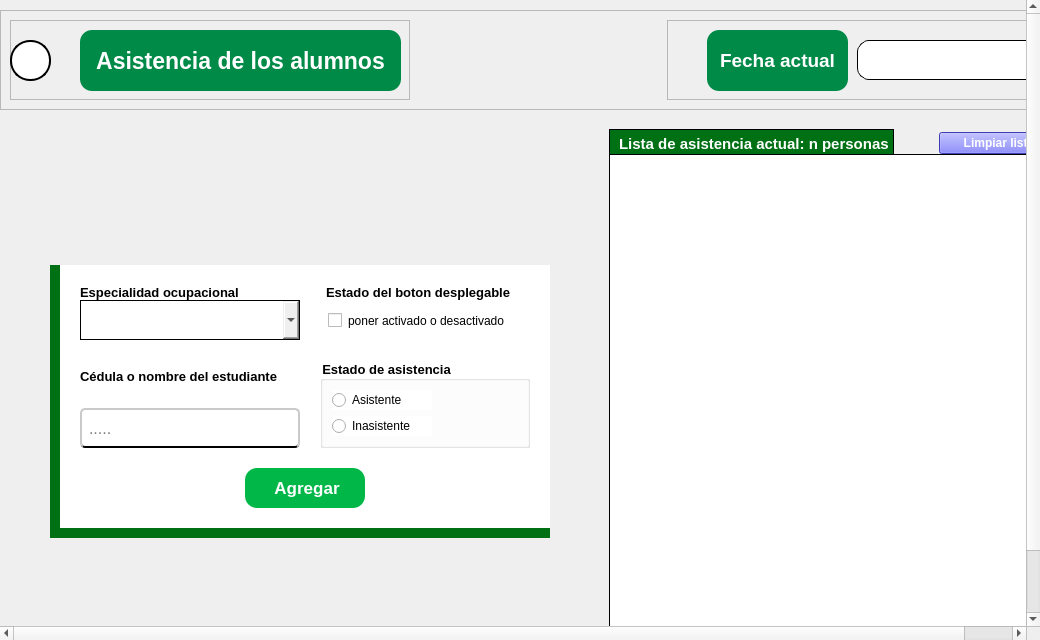
<?xml version="1.0" encoding="UTF-8"?>
<ui version="4.0">
 <class>PantallaAsistenciaAlumnos</class>
 <widget class="QWidget" name="PantallaAsistenciaAlumnos">
  <property name="geometry">
   <rect>
    <x>0</x>
    <y>0</y>
    <width>1040</width>
    <height>640</height>
   </rect>
  </property>
  <property name="windowTitle">
   <string>Form</string>
  </property>
  <layout class="QVBoxLayout" name="verticalLayout">
   <property name="spacing">
    <number>0</number>
   </property>
   <property name="leftMargin">
    <number>0</number>
   </property>
   <property name="topMargin">
    <number>0</number>
   </property>
   <property name="rightMargin">
    <number>0</number>
   </property>
   <property name="bottomMargin">
    <number>0</number>
   </property>
   <item>
    <widget class="QScrollArea" name="area_de_scroll">
     <property name="styleSheet">
      <string notr="true"/>
     </property>
     <property name="frameShape">
      <enum>QFrame::NoFrame</enum>
     </property>
     <property name="verticalScrollBarPolicy">
      <enum>Qt::ScrollBarAlwaysOn</enum>
     </property>
     <property name="widgetResizable">
      <bool>true</bool>
     </property>
     <widget class="QWidget" name="scrollAreaWidgetContents_2">
      <property name="geometry">
       <rect>
        <x>0</x>
        <y>0</y>
        <width>1079</width>
        <height>700</height>
       </rect>
      </property>
      <layout class="QVBoxLayout" name="verticalLayout_4">
       <property name="spacing">
        <number>0</number>
       </property>
       <property name="leftMargin">
        <number>0</number>
       </property>
       <property name="topMargin">
        <number>0</number>
       </property>
       <property name="rightMargin">
        <number>0</number>
       </property>
       <property name="bottomMargin">
        <number>0</number>
       </property>
       <item>
        <widget class="QFrame" name="espacio_principal">
         <property name="styleSheet">
          <string notr="true">QFrame{

	
    background: qlineargradient(
        x1:0, y1:0, x2:1, y2:1,
        stop:0 #3fea87, stop:1 #00770e)
   
}</string>
         </property>
         <property name="frameShape">
          <enum>QFrame::NoFrame</enum>
         </property>
         <property name="frameShadow">
          <enum>QFrame::Raised</enum>
         </property>
         <layout class="QVBoxLayout" name="verticalLayout_5">
          <property name="leftMargin">
           <number>0</number>
          </property>
          <property name="topMargin">
           <number>0</number>
          </property>
          <property name="rightMargin">
           <number>0</number>
          </property>
          <property name="bottomMargin">
           <number>0</number>
          </property>
          <item>
           <widget class="QFrame" name="espacio_superior">
            <property name="sizePolicy">
             <sizepolicy hsizetype="Preferred" vsizetype="Preferred">
              <horstretch>0</horstretch>
              <verstretch>0</verstretch>
             </sizepolicy>
            </property>
            <property name="minimumSize">
             <size>
              <width>500</width>
              <height>100</height>
             </size>
            </property>
            <property name="maximumSize">
             <size>
              <width>16777214</width>
              <height>80</height>
             </size>
            </property>
            <property name="styleSheet">
             <string notr="true">background:none ; </string>
            </property>
            <property name="frameShape">
             <enum>QFrame::StyledPanel</enum>
            </property>
            <property name="frameShadow">
             <enum>QFrame::Raised</enum>
            </property>
            <layout class="QHBoxLayout" name="horizontalLayout">
             <item>
              <widget class="QFrame" name="espacio_a">
               <property name="minimumSize">
                <size>
                 <width>400</width>
                 <height>0</height>
                </size>
               </property>
               <property name="styleSheet">
                <string notr="true">background:none ; </string>
               </property>
               <property name="frameShape">
                <enum>QFrame::StyledPanel</enum>
               </property>
               <property name="frameShadow">
                <enum>QFrame::Raised</enum>
               </property>
               <widget class="QPushButton" name="boton_de_regreso">
                <property name="geometry">
                 <rect>
                  <x>0</x>
                  <y>20</y>
                  <width>41</width>
                  <height>41</height>
                 </rect>
                </property>
                <property name="cursor">
                 <cursorShape>PointingHandCursor</cursorShape>
                </property>
                <property name="styleSheet">
                 <string notr="true">QPushButton{

	background-color: rgb(255, 255, 255);
	border-radius: 20px ;
	border:2px solid;

}

QPushButton:hover{

	background-color: rgb(199, 199, 199)
}</string>
                </property>
                <property name="text">
                 <string/>
                </property>
                <property name="icon">
                 <iconset>
                  <normaloff>../recursos_de_imagenes/iconos_de_interfaz/flecha_izquierda_2.png</normaloff>../recursos_de_imagenes/iconos_de_interfaz/flecha_izquierda_2.png</iconset>
                </property>
                <property name="iconSize">
                 <size>
                  <width>30</width>
                  <height>30</height>
                 </size>
                </property>
               </widget>
               <widget class="QLabel" name="label_control_de_llegada">
                <property name="geometry">
                 <rect>
                  <x>70</x>
                  <y>10</y>
                  <width>321</width>
                  <height>61</height>
                 </rect>
                </property>
                <property name="font">
                 <font>
                  <family>Arial</family>
                  <pointsize>17</pointsize>
                  <weight>75</weight>
                  <bold>true</bold>
                 </font>
                </property>
                <property name="styleSheet">
                 <string notr="true">QLabel{
	
	background-color: rgb(0, 138, 71);
	
	color: rgb(255, 255, 255);
	border-radius:12px;

}</string>
                </property>
                <property name="text">
                 <string>Asistencia de los alumnos</string>
                </property>
                <property name="alignment">
                 <set>Qt::AlignCenter</set>
                </property>
               </widget>
              </widget>
             </item>
             <item>
              <spacer name="horizontalSpacer">
               <property name="orientation">
                <enum>Qt::Horizontal</enum>
               </property>
               <property name="sizeHint" stdset="0">
                <size>
                 <width>285</width>
                 <height>20</height>
                </size>
               </property>
              </spacer>
             </item>
             <item>
              <widget class="QFrame" name="espacio_b">
               <property name="minimumSize">
                <size>
                 <width>400</width>
                 <height>0</height>
                </size>
               </property>
               <property name="styleSheet">
                <string notr="true">background:none ; </string>
               </property>
               <property name="frameShape">
                <enum>QFrame::StyledPanel</enum>
               </property>
               <property name="frameShadow">
                <enum>QFrame::Raised</enum>
               </property>
               <widget class="QLabel" name="label_fecha_actual">
                <property name="geometry">
                 <rect>
                  <x>40</x>
                  <y>10</y>
                  <width>141</width>
                  <height>61</height>
                 </rect>
                </property>
                <property name="minimumSize">
                 <size>
                  <width>0</width>
                  <height>0</height>
                 </size>
                </property>
                <property name="font">
                 <font>
                  <family>Arial</family>
                  <pointsize>14</pointsize>
                  <weight>75</weight>
                  <bold>true</bold>
                 </font>
                </property>
                <property name="styleSheet">
                 <string notr="true">QLabel{
	
	background-color: rgb(0, 138, 71);
	
	color: rgb(255, 255, 255);
	border-radius:12px;

}</string>
                </property>
                <property name="text">
                 <string>Fecha actual</string>
                </property>
                <property name="alignment">
                 <set>Qt::AlignCenter</set>
                </property>
               </widget>
               <widget class="QLabel" name="label_mostrar_fecha">
                <property name="geometry">
                 <rect>
                  <x>190</x>
                  <y>20</y>
                  <width>201</width>
                  <height>40</height>
                 </rect>
                </property>
                <property name="sizePolicy">
                 <sizepolicy hsizetype="Preferred" vsizetype="Preferred">
                  <horstretch>0</horstretch>
                  <verstretch>0</verstretch>
                 </sizepolicy>
                </property>
                <property name="minimumSize">
                 <size>
                  <width>0</width>
                  <height>40</height>
                 </size>
                </property>
                <property name="maximumSize">
                 <size>
                  <width>16777215</width>
                  <height>50</height>
                 </size>
                </property>
                <property name="font">
                 <font>
                  <family>Arial</family>
                  <pointsize>17</pointsize>
                  <weight>75</weight>
                  <bold>true</bold>
                 </font>
                </property>
                <property name="styleSheet">
                 <string notr="true">QLabel{
	
	background-color: white;
	
	border-radius:12px;
	border:1px solid black;

}</string>
                </property>
                <property name="text">
                 <string/>
                </property>
                <property name="alignment">
                 <set>Qt::AlignCenter</set>
                </property>
               </widget>
              </widget>
             </item>
            </layout>
           </widget>
          </item>
          <item alignment="Qt::AlignHCenter">
           <widget class="QFrame" name="espacio_para_tabla_empleados">
            <property name="sizePolicy">
             <sizepolicy hsizetype="Preferred" vsizetype="Preferred">
              <horstretch>0</horstretch>
              <verstretch>0</verstretch>
             </sizepolicy>
            </property>
            <property name="styleSheet">
             <string notr="true">background:none ; </string>
            </property>
            <property name="frameShape">
             <enum>QFrame::NoFrame</enum>
            </property>
            <property name="frameShadow">
             <enum>QFrame::Raised</enum>
            </property>
            <layout class="QHBoxLayout" name="horizontalLayout_2">
             <property name="spacing">
              <number>50</number>
             </property>
             <property name="leftMargin">
              <number>50</number>
             </property>
             <item alignment="Qt::AlignHCenter|Qt::AlignVCenter">
              <widget class="QFrame" name="espacio_para_el_formulario">
               <property name="sizePolicy">
                <sizepolicy hsizetype="Preferred" vsizetype="Preferred">
                 <horstretch>0</horstretch>
                 <verstretch>0</verstretch>
                </sizepolicy>
               </property>
               <property name="minimumSize">
                <size>
                 <width>500</width>
                 <height>0</height>
                </size>
               </property>
               <property name="styleSheet">
                <string notr="true">QFrame {
    background-color: white;
    border-radius: 0px;
	border-left:10px solid rgb(0, 112, 21);
    border-bottom:10px solid rgb(0, 112, 21);
}</string>
               </property>
               <property name="frameShape">
                <enum>QFrame::NoFrame</enum>
               </property>
               <property name="frameShadow">
                <enum>QFrame::Raised</enum>
               </property>
               <layout class="QGridLayout" name="gridLayout">
                <property name="leftMargin">
                 <number>20</number>
                </property>
                <property name="topMargin">
                 <number>20</number>
                </property>
                <property name="rightMargin">
                 <number>20</number>
                </property>
                <property name="bottomMargin">
                 <number>20</number>
                </property>
                <property name="spacing">
                 <number>20</number>
                </property>
                <item row="1" column="1">
                 <widget class="QGroupBox" name="estado_de_asistencia">
                  <property name="font">
                   <font>
                    <family>Arial</family>
                    <pointsize>10</pointsize>
                    <weight>75</weight>
                    <bold>true</bold>
                   </font>
                  </property>
                  <property name="styleSheet">
                   <string notr="true">QGroupBox{

	background-color: rgb(255, 255, 255);


}</string>
                  </property>
                  <property name="title">
                   <string>Estado de asistencia</string>
                  </property>
                  <layout class="QVBoxLayout" name="verticalLayout_2">
                   <item>
                    <widget class="QRadioButton" name="input_asistente">
                     <property name="minimumSize">
                      <size>
                       <width>2</width>
                       <height>0</height>
                      </size>
                     </property>
                     <property name="maximumSize">
                      <size>
                       <width>100</width>
                       <height>16777215</height>
                      </size>
                     </property>
                     <property name="styleSheet">
                      <string notr="true">QRadioButton{

	background-color: rgb(255, 255, 255);
	font: 75 10pt &quot;Arial&quot;;

}</string>
                     </property>
                     <property name="text">
                      <string>Asistente</string>
                     </property>
                    </widget>
                   </item>
                   <item>
                    <widget class="QRadioButton" name="input_inasistente">
                     <property name="minimumSize">
                      <size>
                       <width>2</width>
                       <height>0</height>
                      </size>
                     </property>
                     <property name="maximumSize">
                      <size>
                       <width>100</width>
                       <height>16777215</height>
                      </size>
                     </property>
                     <property name="styleSheet">
                      <string notr="true">QRadioButton{

	background-color: rgb(255, 255, 255);
	font: 75 10pt &quot;Arial&quot;;

}</string>
                     </property>
                     <property name="text">
                      <string>Inasistente</string>
                     </property>
                    </widget>
                   </item>
                  </layout>
                 </widget>
                </item>
                <item row="1" column="0">
                 <layout class="QVBoxLayout" name="verticalLayout_3">
                  <property name="spacing">
                   <number>0</number>
                  </property>
                  <item alignment="Qt::AlignLeft">
                   <widget class="QLabel" name="label_cedula_empleado">
                    <property name="font">
                     <font>
                      <family>Arial</family>
                      <pointsize>10</pointsize>
                      <weight>75</weight>
                      <bold>true</bold>
                     </font>
                    </property>
                    <property name="styleSheet">
                     <string notr="true">QLabel{

	
	color: rgb(0,0,0);

	border-color: #ffffff;
	border:none;


}
</string>
                    </property>
                    <property name="text">
                     <string>Cédula o nombre del estudiante</string>
                    </property>
                    <property name="scaledContents">
                     <bool>false</bool>
                    </property>
                   </widget>
                  </item>
                  <item>
                   <widget class="QLabel" name="label_nombre_alumno_guia">
                    <property name="minimumSize">
                     <size>
                      <width>0</width>
                      <height>10</height>
                     </size>
                    </property>
                    <property name="maximumSize">
                     <size>
                      <width>16777215</width>
                      <height>15</height>
                     </size>
                    </property>
                    <property name="font">
                     <font>
                      <family>Arial</family>
                     </font>
                    </property>
                    <property name="styleSheet">
                     <string notr="true">border:none;</string>
                    </property>
                    <property name="text">
                     <string/>
                    </property>
                   </widget>
                  </item>
                  <item alignment="Qt::AlignLeft">
                   <widget class="QLineEdit" name="input_cedula_alumno">
                    <property name="enabled">
                     <bool>true</bool>
                    </property>
                    <property name="minimumSize">
                     <size>
                      <width>220</width>
                      <height>40</height>
                     </size>
                    </property>
                    <property name="font">
                     <font>
                      <family>Arial</family>
                      <pointsize>12</pointsize>
                     </font>
                    </property>
                    <property name="styleSheet">
                     <string notr="true">QLineEdit{
	
	background-color: rgb(255, 255, 255);
	border-radius:5px;
	padding-left: 5px;
 padding-right:5px;
	padding-top:1px;
	border-bottom:2px solid black  ;
	border-top: 2px solid rgb(202, 202, 202);
	border-left: 2px solid rgb(202, 202, 202);
	border-right: 2px solid rgb(202, 202, 202);

}

QLineEdit:focus{

	border: 2px solid rgb(17, 192, 255)



}

QLineEdit:disabled {
        background-color:rgb(189, 189, 189);
        color: #808080;
        border: 1px solid rgb(127, 127, 127);
    }
 </string>
                    </property>
                    <property name="placeholderText">
                     <string>.....</string>
                    </property>
                   </widget>
                  </item>
                 </layout>
                </item>
                <item row="0" column="0">
                 <layout class="QVBoxLayout" name="verticalLayout_6">
                  <property name="spacing">
                   <number>0</number>
                  </property>
                  <item alignment="Qt::AlignLeft|Qt::AlignBottom">
                   <widget class="QLabel" name="titulo_de_boton_de_opciones">
                    <property name="sizePolicy">
                     <sizepolicy hsizetype="Preferred" vsizetype="Preferred">
                      <horstretch>0</horstretch>
                      <verstretch>30</verstretch>
                     </sizepolicy>
                    </property>
                    <property name="minimumSize">
                     <size>
                      <width>0</width>
                      <height>0</height>
                     </size>
                    </property>
                    <property name="maximumSize">
                     <size>
                      <width>500</width>
                      <height>16777215</height>
                     </size>
                    </property>
                    <property name="font">
                     <font>
                      <family>Arial</family>
                      <pointsize>10</pointsize>
                      <weight>75</weight>
                      <bold>true</bold>
                     </font>
                    </property>
                    <property name="styleSheet">
                     <string notr="true">QLabel{
	
	color: rgb(0, 0, 0);
	border:none;
}</string>
                    </property>
                    <property name="text">
                     <string>Especialidad ocupacional</string>
                    </property>
                   </widget>
                  </item>
                  <item alignment="Qt::AlignTop">
                   <widget class="QComboBox" name="boton_especialidades">
                    <property name="enabled">
                     <bool>true</bool>
                    </property>
                    <property name="sizePolicy">
                     <sizepolicy hsizetype="Fixed" vsizetype="Fixed">
                      <horstretch>0</horstretch>
                      <verstretch>0</verstretch>
                     </sizepolicy>
                    </property>
                    <property name="minimumSize">
                     <size>
                      <width>220</width>
                      <height>40</height>
                     </size>
                    </property>
                    <property name="maximumSize">
                     <size>
                      <width>200</width>
                      <height>16777215</height>
                     </size>
                    </property>
                    <property name="styleSheet">
                     <string notr="true">QComboBox{

	font: 75 10pt &quot;Arial&quot;;
	padding-left:15px;
	border:1px solid #000000 ;
}

QComboBox:focus {
    border: 2px solid #0078d7;   /* Borde azul cuando está en foco */
    background-color: #e0f7ff;   /* Fondo azul claro */
}

QComboBox:focus {
    border: 2px solid #0078d7;   /* Borde azul cuando está en foco */
    background-color: #e0f7ff;   /* Fondo azul claro */
}




QComboBox QAbstractItemView {
    border: 1px solid #ccc;
    background-color: white;
    color: #333;
    padding: 5px;  /* Margen interno de la lista */
    spacing: 10px; /* Espaciado entre los elementos (algunas versiones de Qt lo admiten) */
}

QComboBox QAbstractItemView::item {
    padding: 8px; /* Espaciado interno de cada elemento */
    margin: 4px; /* Separación entre los elementos */
}

QComboBox QAbstractItemView::item:hover {
    background-color: #c5c1c1;
    color: white;
}

QComboBox:disabled {
        background-color:rgb(189, 189, 189);
        color: #808080;
        border: 1px solid rgb(127, 127, 127);
    }




QComboBox QAbstractItemView {
    border: 1px solid #ccc;
    background-color: white;
    color: #333;
    padding: 5px;  /* Margen interno de la lista */
    spacing: 10px; /* Espaciado entre los elementos (algunas versiones de Qt lo admiten) */
}

QComboBox QAbstractItemView::item {
    padding: 8px; /* Espaciado interno de cada elemento */
    margin: 4px; /* Separación entre los elementos */
}

QComboBox QAbstractItemView::item:hover {
    background-color: #c5c1c1;
    color: white;
}



</string>
                    </property>
                    <property name="editable">
                     <bool>false</bool>
                    </property>
                    <property name="currentText">
                     <string/>
                    </property>
                    <property name="currentIndex">
                     <number>-1</number>
                    </property>
                    <property name="insertPolicy">
                     <enum>QComboBox::NoInsert</enum>
                    </property>
                    <property name="iconSize">
                     <size>
                      <width>40</width>
                      <height>40</height>
                     </size>
                    </property>
                    <property name="placeholderText">
                     <string/>
                    </property>
                   </widget>
                  </item>
                 </layout>
                </item>
                <item row="3" column="0" colspan="2" alignment="Qt::AlignHCenter">
                 <widget class="QPushButton" name="boton_agregar">
                  <property name="minimumSize">
                   <size>
                    <width>120</width>
                    <height>40</height>
                   </size>
                  </property>
                  <property name="maximumSize">
                   <size>
                    <width>120</width>
                    <height>40</height>
                   </size>
                  </property>
                  <property name="font">
                   <font>
                    <family>Arial</family>
                    <pointsize>13</pointsize>
                    <weight>75</weight>
                    <bold>true</bold>
                   </font>
                  </property>
                  <property name="cursor">
                   <cursorShape>PointingHandCursor</cursorShape>
                  </property>
                  <property name="styleSheet">
                   <string notr="true">QPushButton{

	background-color: rgb(0, 183, 72);
	
	color: rgb(255, 255, 255);
	border-radius:12px;

}

QPushButton:hover{

	
	background-color: rgb(0, 56, 10);

}</string>
                  </property>
                  <property name="text">
                   <string> Agregar</string>
                  </property>
                  <property name="icon">
                   <iconset>
                    <normaloff>../recursos_de_imagenes/iconos_de_interfaz/mas_blanco.png</normaloff>../recursos_de_imagenes/iconos_de_interfaz/mas_blanco.png</iconset>
                  </property>
                  <property name="iconSize">
                   <size>
                    <width>26</width>
                    <height>26</height>
                   </size>
                  </property>
                 </widget>
                </item>
                <item row="0" column="1">
                 <layout class="QVBoxLayout" name="verticalLayout_8">
                  <property name="spacing">
                   <number>0</number>
                  </property>
                  <item alignment="Qt::AlignTop">
                   <widget class="QLabel" name="label_estado_boton_desplegable">
                    <property name="font">
                     <font>
                      <family>Arial</family>
                      <pointsize>10</pointsize>
                      <weight>75</weight>
                      <bold>true</bold>
                     </font>
                    </property>
                    <property name="styleSheet">
                     <string notr="true">QLabel{

	
	color: rgb(0,0,0);

	border-color: #ffffff;
	border:none;
	padding-left:3px;


}
</string>
                    </property>
                    <property name="text">
                     <string>Estado del boton desplegable</string>
                    </property>
                    <property name="scaledContents">
                     <bool>false</bool>
                    </property>
                   </widget>
                  </item>
                  <item alignment="Qt::AlignLeft|Qt::AlignTop">
                   <widget class="QCheckBox" name="checkbox_estado_combobox">
                    <property name="sizePolicy">
                     <sizepolicy hsizetype="Minimum" vsizetype="Fixed">
                      <horstretch>0</horstretch>
                      <verstretch>0</verstretch>
                     </sizepolicy>
                    </property>
                    <property name="styleSheet">
                     <string notr="true">QCheckBox{


	padding-left:8px;

}</string>
                    </property>
                    <property name="text">
                     <string>poner activado o desactivado</string>
                    </property>
                   </widget>
                  </item>
                 </layout>
                </item>
               </layout>
              </widget>
             </item>
             <item alignment="Qt::AlignHCenter">
              <widget class="QFrame" name="espacio_lista_asistencia">
               <property name="font">
                <font>
                 <family>Arial</family>
                 <pointsize>12</pointsize>
                 <weight>75</weight>
                 <bold>true</bold>
                </font>
               </property>
               <property name="styleSheet">
                <string notr="true">QFrame{

	border:none;

}

</string>
               </property>
               <layout class="QVBoxLayout" name="verticalLayout_10">
                <item>
                 <layout class="QGridLayout" name="gridLayout_2">
                  <property name="verticalSpacing">
                   <number>0</number>
                  </property>
                  <item row="0" column="0">
                   <widget class="QLabel" name="label_titulo_asistencia">
                    <property name="minimumSize">
                     <size>
                      <width>0</width>
                      <height>30</height>
                     </size>
                    </property>
                    <property name="maximumSize">
                     <size>
                      <width>285</width>
                      <height>20</height>
                     </size>
                    </property>
                    <property name="font">
                     <font>
                      <family>Arial</family>
                      <pointsize>11</pointsize>
                      <weight>75</weight>
                      <bold>true</bold>
                     </font>
                    </property>
                    <property name="styleSheet">
                     <string notr="true">QLabel{

	
	background-color: rgb(0, 112, 21);
	
	color: rgb(255, 255, 255);
	
	padding-left:5px;

	border:1px solid black;

}</string>
                    </property>
                    <property name="text">
                     <string>Lista de asistencia actual: n personas</string>
                    </property>
                    <property name="alignment">
                     <set>Qt::AlignLeading|Qt::AlignLeft|Qt::AlignVCenter</set>
                    </property>
                   </widget>
                  </item>
                  <item row="0" column="1" alignment="Qt::AlignRight|Qt::AlignBottom">
                   <widget class="QPushButton" name="boton_limpiar_lista">
                    <property name="sizePolicy">
                     <sizepolicy hsizetype="Minimum" vsizetype="Fixed">
                      <horstretch>0</horstretch>
                      <verstretch>10</verstretch>
                     </sizepolicy>
                    </property>
                    <property name="minimumSize">
                     <size>
                      <width>120</width>
                      <height>20</height>
                     </size>
                    </property>
                    <property name="maximumSize">
                     <size>
                      <width>400</width>
                      <height>16777215</height>
                     </size>
                    </property>
                    <property name="font">
                     <font>
                      <family>Arial</family>
                      <pointsize>9</pointsize>
                      <weight>75</weight>
                      <bold>true</bold>
                     </font>
                    </property>
                    <property name="cursor">
                     <cursorShape>PointingHandCursor</cursorShape>
                    </property>
                    <property name="styleSheet">
                     <string notr="true">QPushButton{

	background-color: rgb(85, 85, 255);
	
	color: rgb(255, 255, 255);

}

QPushButton:hover{

	
	background-color: rgb(34, 26, 143);

}</string>
                    </property>
                    <property name="text">
                     <string comment="hola" extracomment="sd">Limpiar lista</string>
                    </property>
                    <property name="icon">
                     <iconset>
                      <normaloff>../recursos_de_imagenes/iconos_de_interfaz/brocha.png</normaloff>../recursos_de_imagenes/iconos_de_interfaz/brocha.png</iconset>
                    </property>
                   </widget>
                  </item>
                  <item row="1" column="0" colspan="2">
                   <widget class="QListWidget" name="lista_asistencia">
                    <property name="sizePolicy">
                     <sizepolicy hsizetype="Preferred" vsizetype="Preferred">
                      <horstretch>0</horstretch>
                      <verstretch>0</verstretch>
                     </sizepolicy>
                    </property>
                    <property name="minimumSize">
                     <size>
                      <width>450</width>
                      <height>480</height>
                     </size>
                    </property>
                    <property name="maximumSize">
                     <size>
                      <width>100</width>
                      <height>16777215</height>
                     </size>
                    </property>
                    <property name="styleSheet">
                     <string notr="true">QListWidget{

	border:1px solid black;
	border-radius:0px;
	background:#ffffff;

}</string>
                    </property>
                    <property name="frameShape">
                     <enum>QFrame::NoFrame</enum>
                    </property>
                   </widget>
                  </item>
                 </layout>
                </item>
                <item alignment="Qt::AlignHCenter">
                 <widget class="QPushButton" name="boton_suministrar">
                  <property name="sizePolicy">
                   <sizepolicy hsizetype="Minimum" vsizetype="Fixed">
                    <horstretch>0</horstretch>
                    <verstretch>0</verstretch>
                   </sizepolicy>
                  </property>
                  <property name="minimumSize">
                   <size>
                    <width>150</width>
                    <height>40</height>
                   </size>
                  </property>
                  <property name="maximumSize">
                   <size>
                    <width>120</width>
                    <height>40</height>
                   </size>
                  </property>
                  <property name="font">
                   <font>
                    <family>Arial</family>
                    <pointsize>13</pointsize>
                    <weight>75</weight>
                    <bold>true</bold>
                   </font>
                  </property>
                  <property name="cursor">
                   <cursorShape>PointingHandCursor</cursorShape>
                  </property>
                  <property name="styleSheet">
                   <string notr="true">QPushButton{

	background-color: rgb(0, 183, 72);
	
	color: rgb(255, 255, 255);
	border-radius:12px;

}

QPushButton:hover{

	
	background-color: rgb(0, 56, 10);

}</string>
                  </property>
                  <property name="text">
                   <string>Suministrar</string>
                  </property>
                  <property name="icon">
                   <iconset>
                    <normaloff>../recursos_de_imagenes/iconos_de_interfaz/exportar.png</normaloff>../recursos_de_imagenes/iconos_de_interfaz/exportar.png</iconset>
                  </property>
                  <property name="iconSize">
                   <size>
                    <width>26</width>
                    <height>26</height>
                   </size>
                  </property>
                 </widget>
                </item>
               </layout>
              </widget>
             </item>
            </layout>
           </widget>
          </item>
         </layout>
        </widget>
       </item>
      </layout>
     </widget>
    </widget>
   </item>
  </layout>
 </widget>
 <resources/>
 <connections/>
</ui>
